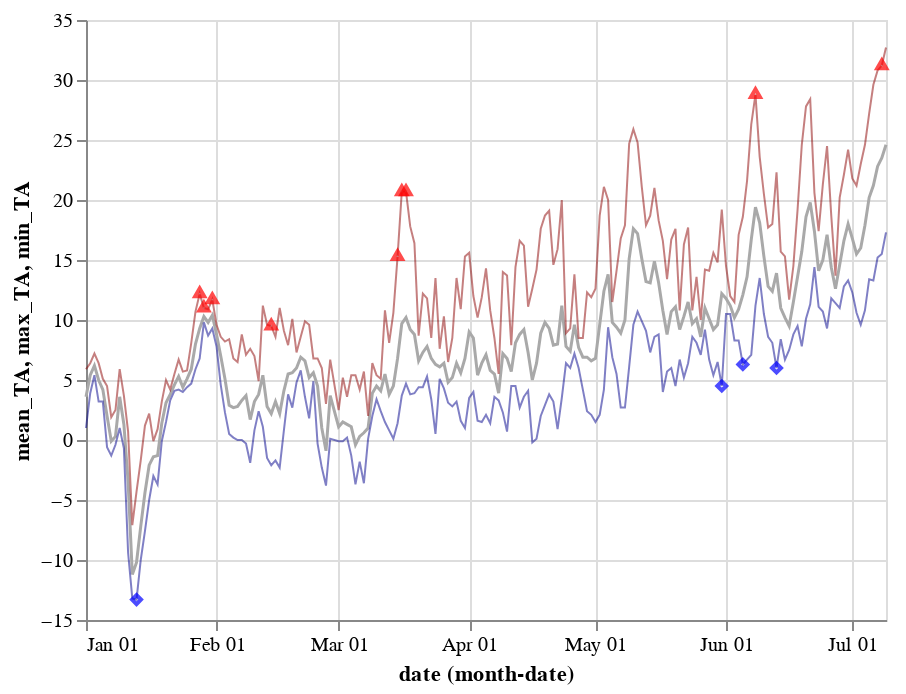

The cell this chart's notebook holds for it:
### Code cell
qd_plot_mean = alt.Chart(qd_current_mean).mark_line(color='darkgray', strokeWidth=1.5).encode(
    alt.X('monthdate(date)'),
    alt.Y('mean_TA'),
    tooltip=[alt.Tooltip('monthdate(date):T', title="Date"), alt.Tooltip('mean_TA:Q', title="Air Temp")]
)
qd_plot_meanlows = alt.Chart(qd_present_low_mean).mark_point(shape='circle', color='blue', size=20).encode(
    alt.X('monthdate(date)'),
    alt.Y('mean_TA')
)
qd_plot_meanhighs = alt.Chart(qd_present_high_mean).mark_point(shape='circle', color='red', size=20).encode(
    alt.X('monthdate(date)'),
    alt.Y('mean_TA')
)

qd_plot_max = alt.Chart(qd_current_max).mark_line(color='darkred', strokeWidth=1, opacity=0.5).encode(
    alt.X('monthdate(date)'),
    alt.Y('max_TA'),
    tooltip=[alt.Tooltip('monthdate(date):T', title="Date"), alt.Tooltip('max_TA:Q', title="Air Temp")]
)
qd_plot_maxlows = alt.Chart(qd_present_low_max).mark_point(shape='triangle', color='blue', size=20).encode(
    alt.X('monthdate(date)'),
    alt.Y('max_TA')
)
qd_plot_maxhighs = alt.Chart(qd_present_high_max).mark_point(shape='triangle', color='red', size=20).encode(
    alt.X('monthdate(date)'),
    alt.Y('max_TA')
)

qd_plot_min = alt.Chart(qd_current_min).mark_line(color='darkblue', strokeWidth=1, opacity=0.5).encode(
    alt.X('monthdate(date)'),
    alt.Y('min_TA'),
    tooltip=[alt.Tooltip('monthdate(date):T', title="Date"), alt.Tooltip('min_TA:Q', title="Air Temp")]
)
qd_plot_minlows = alt.Chart(qd_present_low_min).mark_point(shape='diamond', color='blue', size=20).encode(
    alt.X('monthdate(date)'),
    alt.Y('min_TA')
)
qd_plot_minhighs = alt.Chart(qd_present_high_min).mark_point(shape='diamond', color='red', size=20).encode(
    alt.X('monthdate(date)'),
    alt.Y('min_TA')
)

qd_plot_current = qd_plot_mean 
qd_plot_currentmax = qd_plot_max + qd_plot_maxhighs
qd_plot_currentmin = qd_plot_min + qd_plot_minlows 
qd_plot_current + qd_plot_currentmax + qd_plot_currentmin

### Figure 1 — Vega-Lite specification as saved in the notebook (floating-point values rounded to 4 significant figures; data arrays with more than 128 entries replaced by an {"elided": "..."} marker saying what was removed)
{"config": {"view": {"continuousWidth": 400, "continuousHeight": 300}}, "layer": [{"data": {"name": "data-690d2641b633277ec7f5174a376bc57d"}, "mark": {"type": "line", "color": "darkgray", "strokeWidth": 1.5}, "encoding": {"tooltip": [{"field": "date", "timeUnit": "monthdate", "title": "Date", "type": "temporal"}, {"field": "mean_TA", "title": "Air Temp", "type": "quantitative"}], "x": {"field": "date", "timeUnit": "monthdate", "type": "temporal"}, "y": {"field": "mean_TA", "type": "quantitative"}}}, {"layer": [{"data": {"name": "data-690d2641b633277ec7f5174a376bc57d"}, "mark": {"type": "line", "color": "darkred", "opacity": 0.5, "strokeWidth": 1}, "encoding": {"tooltip": [{"field": "date", "timeUnit": "monthdate", "title": "Date", "type": "temporal"}, {"field": "max_TA", "title": "Air Temp", "type": "quantitative"}], "x": {"field": "date", "timeUnit": "monthdate", "type": "temporal"}, "y": {"field": "max_TA", "type": "quantitative"}}}, {"data": {"name": "data-ed40e6af9f02dd481002c379959f439e"}, "mark": {"type": "point", "color": "red", "shape": "triangle", "size": 20}, "encoding": {"x": {"field": "date", "timeUnit": "monthdate", "type": "temporal"}, "y": {"field": "max_TA", "type": "quantitative"}}}]}, {"layer": [{"data": {"name": "data-690d2641b633277ec7f5174a376bc57d"}, "mark": {"type": "line", "color": "darkblue", "opacity": 0.5, "strokeWidth": 1}, "encoding": {"tooltip": [{"field": "date", "timeUnit": "monthdate", "title": "Date", "type": "temporal"}, {"field": "min_TA", "title": "Air Temp", "type": "quantitative"}], "x": {"field": "date", "timeUnit": "monthdate", "type": "temporal"}, "y": {"field": "min_TA", "type": "quantitative"}}}, {"data": {"name": "data-dcd2be55b105d9a71e7640a9f34bb21c"}, "mark": {"type": "point", "color": "blue", "shape": "diamond", "size": 20}, "encoding": {"x": {"field": "date", "timeUnit": "monthdate", "type": "temporal"}, "y": {"field": "min_TA", "type": "quantitative"}}}]}], "$schema": "https://vega.github.io/schema/vega-lite/v4.17.0.json", "datasets": {"data-690d2641b633277ec7f5174a376bc57d": {"elided": "190 records"}, "data-ed40e6af9f02dd481002c379959f439e": [{"date": "2024-01-28T00:00:00", "mean_TA": 9.3, "min_TA": 6.8, "max_TA": 12.2, "rain": 18.29, "rain_cum_yr": 571.8, "rain_cum_wyr": 1685.0, "wtr_yr_day": 120, "wtr_yr": 2024, "year": 2024, "month": 1, "day": 28, "DOY": 28, "mean": 6.8, "max": 6.8, "min": 6.8, "std": null, "sem": null, "ci95_hi": null, "ci95_lo": null, "index": 27, "high": 11.0}, {"date": "2024-01-29T00:00:00", "mean_TA": 10.3, "min_TA": 9.8, "max_TA": 11.0, "rain": 17.27, "rain_cum_yr": 589.1, "rain_cum_wyr": 1703.0, "wtr_yr_day": 121, "wtr_yr": 2024, "year": 2024, "month": 1, "day": 29, "DOY": 29, "mean": 9.8, "max": 9.8, "min": 9.8, "std": null, "sem": null, "ci95_hi": null, "ci95_lo": null, "index": 28, "high": 10.9}, {"date": "2024-01-31T00:00:00", "mean_TA": 10.4, "min_TA": 9.3, "max_TA": 11.7, "rain": 15.5, "rain_cum_yr": 605.4, "rain_cum_wyr": 1719.0, "wtr_yr_day": 123, "wtr_yr": 2024, "year": 2024, "month": 1, "day": 31, "DOY": 31, "mean": 9.3, "max": 9.3, "min": 9.3, "std": null, "sem": null, "ci95_hi": null, "ci95_lo": null, "index": 30, "high": 10.3}, {"date": "2024-02-14T00:00:00", "mean_TA": 2.2, "min_TA": -2.1, "max_TA": 9.5, "rain": 0.0, "rain_cum_yr": 702.4, "rain_cum_wyr": 1816.0, "wtr_yr_day": 137, "wtr_yr": 2024, "year": 2024, "month": 2, "day": 14, "DOY": 45, "mean": -2.1, "max": -2.1, "min": -2.1, "std": null, "sem": null, "ci95_hi": null, "ci95_lo": null, "index": 44, "high": 9.5}, {"date": "2024-03-15T00:00:00", "mean_TA": 6.8, "min_TA": 1.4, "max_TA": 15.3, "rain": 0.0, "rain_cum_yr": 1026.0, "rain_cum_wyr": 2140.0, "wtr_yr_day": 166, "wtr_yr": 2024, "year": 2024, "month": 3, "day": 15, "DOY": 75, "mean": 1.4, "max": 1.4, "min": 1.4, "std": null, "sem": null, "ci95_hi": null, "ci95_lo": null, "index": 74, "high": 14.3}, {"date": "2024-03-16T00:00:00", "mean_TA": 9.7, "min_TA": 3.7, "max_TA": 20.7, "rain": 0.0, "rain_cum_yr": 1026.0, "rain_cum_wyr": 2140.0, "wtr_yr_day": 167, "wtr_yr": 2024, "year": 2024, "month": 3, "day": 16, "DOY": 76, "mean": 3.7, "max": 3.7, "min": 3.7, "std": null, "sem": null, "ci95_hi": null, "ci95_lo": null, "index": 75, "high": 16.9}, {"date": "2024-03-17T00:00:00", "mean_TA": 10.2, "min_TA": 4.7, "max_TA": 20.7, "rain": 0.0, "rain_cum_yr": 1026.0, "rain_cum_wyr": 2140.0, "wtr_yr_day": 168, "wtr_yr": 2024, "year": 2024, "month": 3, "day": 17, "DOY": 77, "mean": 4.7, "max": 4.7, "min": 4.7, "std": null, "sem": null, "ci95_hi": null, "ci95_lo": null, "index": 76, "high": 18.8}, {"date": "2024-06-08T00:00:00", "mean_TA": 19.4, "min_TA": 11.2, "max_TA": 28.8, "rain": 0.0, "rain_cum_yr": 1551.0, "rain_cum_wyr": 2665.0, "wtr_yr_day": 251, "wtr_yr": 2024, "year": 2024, "month": 6, "day": 8, "DOY": 160, "mean": 11.2, "max": 11.2, "min": 11.2, "std": null, "sem": null, "ci95_hi": null, "ci95_lo": null, "index": 159, "high": 26.3}, {"date": "2024-07-08T00:00:00", "mean_TA": 23.5, "min_TA": 15.5, "max_TA": 31.2, "rain": 0.0, "rain_cum_yr": 1604.0, "rain_cum_wyr": 2717.0, "wtr_yr_day": 281, "wtr_yr": 2024, "year": 2024, "month": 7, "day": 8, "DOY": 190, "mean": 15.5, "max": 15.5, "min": 15.5, "std": null, "sem": null, "ci95_hi": null, "ci95_lo": null, "index": 189, "high": 30.2}], "data-dcd2be55b105d9a71e7640a9f34bb21c": [{"date": "2024-01-13T00:00:00", "mean_TA": -10.2, "min_TA": -13.3, "max_TA": -4.3, "rain": 0.0, "rain_cum_yr": 181.6, "rain_cum_wyr": 1284.0, "wtr_yr_day": 105, "wtr_yr": 2024, "year": 2024, "month": 1, "day": 13, "DOY": 13, "mean": -13.3, "max": -13.3, "min": -13.3, "std": null, "sem": null, "ci95_hi": null, "ci95_lo": null, "index": 12, "low": -10.8}, {"date": "2024-05-31T00:00:00", "mean_TA": 12.2, "min_TA": 4.5, "max_TA": 19.2, "rain": 0.0, "rain_cum_yr": 1468.0, "rain_cum_wyr": 2581.0, "wtr_yr_day": 243, "wtr_yr": 2024, "year": 2024, "month": 5, "day": 31, "DOY": 152, "mean": 4.5, "max": 4.5, "min": 4.5, "std": null, "sem": null, "ci95_hi": null, "ci95_lo": null, "index": 151, "low": 4.8}, {"date": "2024-06-05T00:00:00", "mean_TA": 12.1, "min_TA": 6.3, "max_TA": 18.6, "rain": 19.05, "rain_cum_yr": 1551.0, "rain_cum_wyr": 2665.0, "wtr_yr_day": 248, "wtr_yr": 2024, "year": 2024, "month": 6, "day": 5, "DOY": 157, "mean": 6.3, "max": 6.3, "min": 6.3, "std": null, "sem": null, "ci95_hi": null, "ci95_lo": null, "index": 156, "low": 6.6}, {"date": "2024-06-13T00:00:00", "mean_TA": 13.9, "min_TA": 6.0, "max_TA": 22.3, "rain": 0.0, "rain_cum_yr": 1555.0, "rain_cum_wyr": 2668.0, "wtr_yr_day": 256, "wtr_yr": 2024, "year": 2024, "month": 6, "day": 13, "DOY": 165, "mean": 6.0, "max": 6.0, "min": 6.0, "std": null, "sem": null, "ci95_hi": null, "ci95_lo": null, "index": 164, "low": 6.1}]}}
